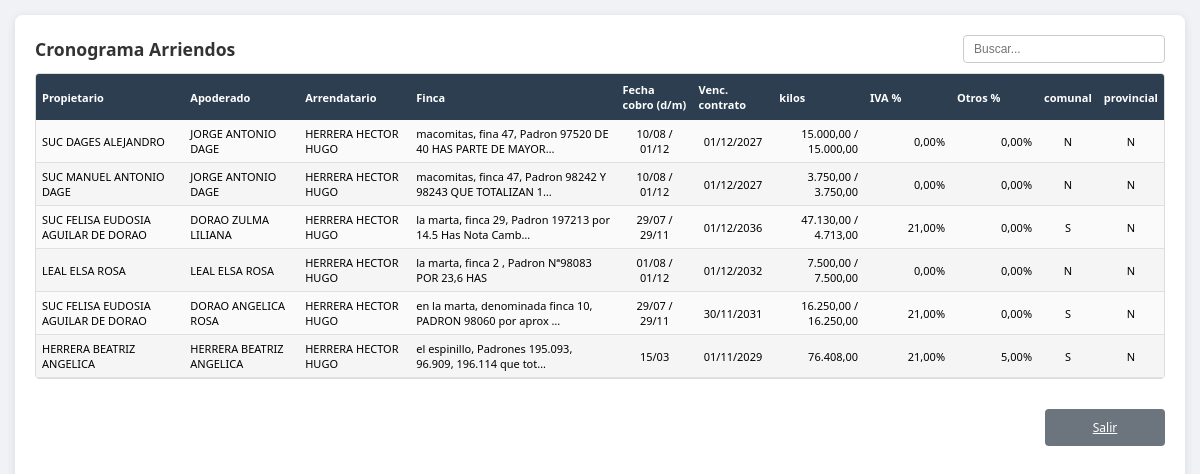
Page /arriendos.php (signed in) on the earlier database version.
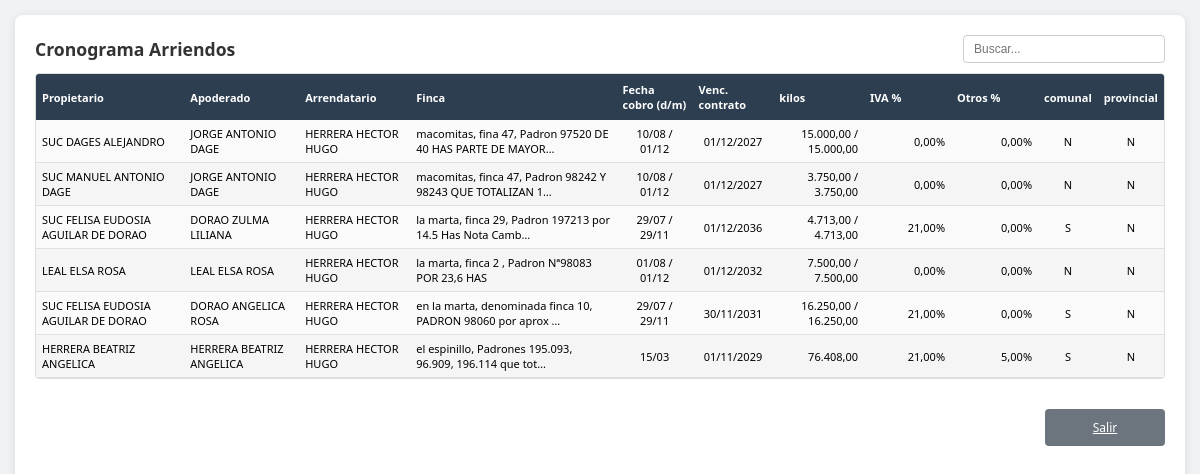
Same page on the later database version.
### tables this page shows
CREATE TABLE `arriendos` (
  `id` int(11) NOT NULL AUTO_INCREMENT,
  `propietario_id` int(11) NOT NULL,
  `apoderado_id` int(11) NOT NULL,
  `arrendatario_id` int(11) NOT NULL,
  `padron` varchar(20) DEFAULT NULL,
  `descripcion_finca` text DEFAULT NULL,
  `fecha_cobro_1` date DEFAULT NULL,
  `fecha_cobro_2` date DEFAULT NULL,
  `kilos_fecha_1` decimal(12,2) DEFAULT NULL,
  `kilos_fecha_2` decimal(12,2) DEFAULT NULL,
  `iva_porcentaje` decimal(5,2) NOT NULL DEFAULT 21.00,
  `descontar_iva` tinyint(1) NOT NULL DEFAULT 0,
  `monto_descuentos` decimal(12,2) NOT NULL DEFAULT 0.00,
  `paga_comunal` tinyint(1) NOT NULL DEFAULT 0,
  `paga_provincial` tinyint(1) NOT NULL DEFAULT 0,
  `porcentaje_otros` decimal(5,2) DEFAULT NULL,
  `fecha_vencimiento_contrato` date DEFAULT NULL,
  `fecha_creacion` timestamp NOT NULL DEFAULT current_timestamp(),
  `fecha_modificacion` timestamp NOT NULL DEFAULT current_timestamp() ON UPDATE current_timestamp(),
  PRIMARY KEY (`id`),
  KEY `fk_arriendo_propietario` (`propietario_id`),
  KEY `fk_arriendo_apoderado` (`apoderado_id`),
  KEY `fk_arriendo_arrendatario` (`arrendatario_id`),
  CONSTRAINT `fk_arriendo_apoderado` FOREIGN KEY (`apoderado_id`) REFERENCES `usuarios` (`id`) ON UPDATE CASCADE,
  CONSTRAINT `fk_arriendo_arrendatario` FOREIGN KEY (`arrendatario_id`) REFERENCES `usuarios` (`id`) ON UPDATE CASCADE,
  CONSTRAINT `fk_arriendo_propietario` FOREIGN KEY (`propietario_id`) REFERENCES `usuarios` (`id`) ON UPDATE CASCADE
);

CREATE TABLE `usuarios` (
  `id` int(11) NOT NULL AUTO_INCREMENT,
  `apellido` varchar(150) NOT NULL,
  `dni` varchar(20) NOT NULL,
  `cuit` varchar(25) DEFAULT NULL,
  `domicilio` varchar(200) DEFAULT NULL,
  `email` varchar(100) DEFAULT NULL,
  `celular` varchar(20) DEFAULT NULL,
  `consorcio` varchar(100) DEFAULT NULL,
  PRIMARY KEY (`id`)
);

### arriendos.php (the view, shortened to what this page needs)
<?php
include 'db.php';
$nivelAcceso = (int)($_SESSION['acceso_nivel'] ?? 0);
$soloLectura = ($nivelAcceso < 2);
$sql = "SELECT a.*,
        p.apellido AS nombre_propietario,
        ap.apellido AS nombre_apoderado,
        ar.apellido AS nombre_arrendatario
        FROM arriendos a
        LEFT JOIN usuarios p ON a.propietario_id = p.id
        LEFT JOIN usuarios ap ON a.apoderado_id = ap.id
        LEFT JOIN usuarios ar ON a.arrendatario_id = ar.id
        ORDER BY a.id DESC";
$resultado = mysqli_query($conexion, $sql);
?>
<!DOCTYPE html>
<html lang="es">
<head>
</head>
<body onkeydown="var e=event||window.event;if((e.keyCode||e.which)===27){e.preventDefault();window.location.href='index.php';return false;}">
<div class="contenedor">
    <div class="encabezado">
        <h2>Cronograma Arriendos</h2>
        <div class="buscar-wrap">
            <input type="text" id="txtBuscar" placeholder="Buscar..." onkeyup="filtrarArriendos()">
        </div>
    </div>
    <div class="tabla-arriendos-wrap">
    <table class="tabla-arriendos">
        <thead>
            <tr>
                <th>Propietario</th>
                <th>Apoderado</th>
                <th>Arrendatario</th>
                <th>Finca</th>
                <th class="al-cen">Fecha cobro (d/m)</th>
                <th class="al-cen">Venc. contrato</th>
                <th class="al-der">kilos</th>
                <th class="al-der col-iva">IVA %</th>
                <th class="al-der col-otros">Otros %</th>
                <th class="al-cen">comunal</th>
                <th class="al-cen">provincial</th>
            </tr>
        </thead>
        <tbody>
            <?php
            while ($f = mysqli_fetch_assoc($resultado)) {
                $fecha1 = !empty($f['fecha_cobro_1']) ? date('d/m', strtotime($f['fecha_cobro_1'])) : '-';
                $fecha2 = !empty($f['fecha_cobro_2']) ? date('d/m', strtotime($f['fecha_cobro_2'])) : '';
                $fechas = $fecha1 . ($fecha2 ? ' / ' . $fecha2 : '');
                $venc_contrato = (isset($f['fecha_vencimiento_contrato']) && $f['fecha_vencimiento_contrato'] !== '' && $f['fecha_vencimiento_contrato'] !== null) ? date('d/m/Y', strtotime($f['fecha_vencimiento_contrato'])) : '-';
                $kilos1 = $f['kilos_fecha_1'] !== null ? number_format((float)$f['kilos_fecha_1'], 2, ',', '.') : '-';
                $kilos2 = $f['kilos_fecha_2'] !== null ? number_format((float)$f['kilos_fecha_2'], 2, ',', '.') : '';
                $kilos = $kilos1 . ($kilos2 ? ' / ' . $kilos2 : '');
                $ivaPct = isset($f['iva_porcentaje']) && $f['iva_porcentaje'] !== null && $f['iva_porcentaje'] !== '' ? (float)$f['iva_porcentaje'] : 21;
                $pctOtros = isset($f['porcentaje_otros']) && $f['porcentaje_otros'] !== null && $f['porcentaje_otros'] !== '' ? (float)$f['porcentaje_otros'] : 0;
                $comunal = (int)$f['paga_comunal'] ? 'S' : 'N';
                $provincial = (int)$f['paga_provincial'] ? 'S' : 'N';
                $finca = !empty($f['descripcion_finca']) ? $f['descripcion_finca'] : '-';
                if (strlen($finca) > 60) $finca = substr($finca, 0, 57) . '…';
            ?>
            <tr class="fila-arriendo">
                <td><?= htmlspecialchars($f['nombre_propietario'] ?? '-') ?></td>
                <td><?= htmlspecialchars($f['nombre_apoderado'] ?? '-') ?></td>
                <td><?= htmlspecialchars($f['nombre_arrendatario'] ?? '-') ?></td>
                <td><?= htmlspecialchars($finca) ?></td>
                <td class="al-cen"><?= $fechas ?></td>
                <td class="al-cen"><?= $venc_contrato ?></td>
                <td class="al-der"><?= $kilos ?></td>
                <td class="al-der col-iva<?= !$soloLectura ? ' celda-iva' : '' ?>"<?= !$soloLectura ? ' data-id="'.(int)$f['id'].'" data-valor="'.htmlspecialchars($ivaPct).'"' : '' ?>><?= number_format($ivaPct, 2, ',', '.') ?>%</td>
                <td class="al-der col-otros<?= !$soloLectura ? ' celda-otros' : '' ?>"<?= !$soloLectura ? ' data-id="'.(int)$f['id'].'" data-valor="'.htmlspecialchars($pctOtros).'"' : '' ?>><?= number_format($pctOtros, 2, ',', '.') ?>%</td>
                <td class="al-cen sino"><?= $comunal ?></td>
                <td class="al-cen sino"><?= $provincial ?></td>
            </tr>
            <?php } ?>
        </tbody>
    </table>
    </div>
    <div class="pie">
        <a href="index.php" class="btn-salir">Salir</a>
    </div>
</div>
</body>
</html>

Differences in the rows shown:
changed arriendos "DORAO ZULMA LILIANA": kilos "47.130,00 / 4.713,00" → "4.713,00 / 4.713,00"
